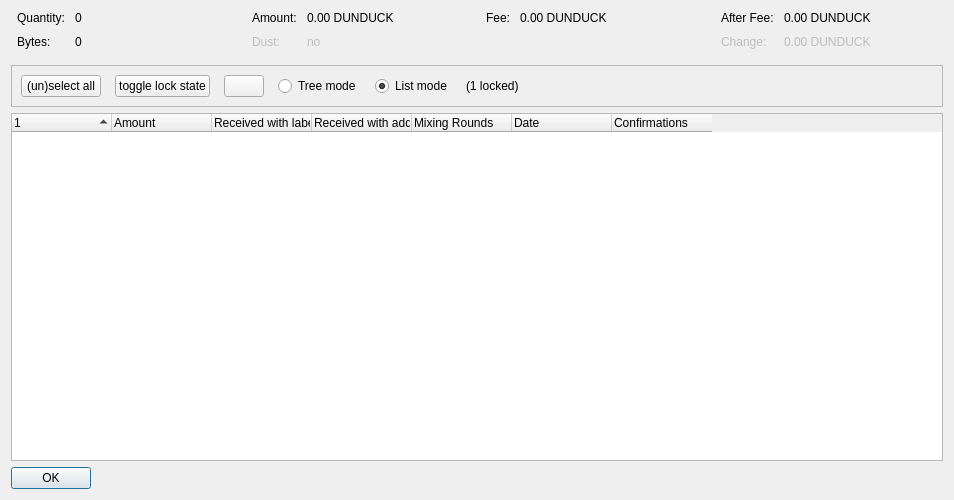
<?xml version="1.0" encoding="UTF-8"?>
<ui version="4.0">
 <class>CoinControlDialog</class>
 <widget class="QDialog" name="CoinControlDialog">
  <property name="geometry">
   <rect>
    <x>0</x>
    <y>0</y>
    <width>954</width>
    <height>500</height>
   </rect>
  </property>
  <property name="windowTitle">
   <string>Coin Selection</string>
  </property>
  <layout class="QVBoxLayout" name="verticalLayout">
   <item>
    <layout class="QHBoxLayout" name="horizontalLayoutTop" stretch="0,0,0,0">
     <property name="topMargin">
      <number>0</number>
     </property>
     <property name="bottomMargin">
      <number>10</number>
     </property>
     <item>
      <layout class="QFormLayout" name="formLayoutCoinControl1">
       <property name="horizontalSpacing">
        <number>10</number>
       </property>
       <property name="verticalSpacing">
        <number>10</number>
       </property>
       <property name="leftMargin">
        <number>6</number>
       </property>
       <property name="rightMargin">
        <number>6</number>
       </property>
       <item row="0" column="0">
        <widget class="QLabel" name="labelCoinControlQuantityText">
         <property name="text">
          <string>Quantity:</string>
         </property>
        </widget>
       </item>
       <item row="0" column="1">
        <widget class="QLabel" name="labelCoinControlQuantity">
         <property name="cursor">
          <cursorShape>IBeamCursor</cursorShape>
         </property>
         <property name="contextMenuPolicy">
          <enum>Qt::ActionsContextMenu</enum>
         </property>
         <property name="text">
          <string notr="true">0</string>
         </property>
         <property name="textInteractionFlags">
          <set>Qt::LinksAccessibleByMouse|Qt::TextSelectableByKeyboard|Qt::TextSelectableByMouse</set>
         </property>
        </widget>
       </item>
       <item row="1" column="0">
        <widget class="QLabel" name="labelCoinControlBytesText">
         <property name="text">
          <string>Bytes:</string>
         </property>
        </widget>
       </item>
       <item row="1" column="1">
        <widget class="QLabel" name="labelCoinControlBytes">
         <property name="cursor">
          <cursorShape>IBeamCursor</cursorShape>
         </property>
         <property name="contextMenuPolicy">
          <enum>Qt::ActionsContextMenu</enum>
         </property>
         <property name="text">
          <string notr="true">0</string>
         </property>
         <property name="textInteractionFlags">
          <set>Qt::LinksAccessibleByMouse|Qt::TextSelectableByKeyboard|Qt::TextSelectableByMouse</set>
         </property>
        </widget>
       </item>
      </layout>
     </item>
     <item>
      <layout class="QFormLayout" name="formLayoutCoinControl2">
       <property name="horizontalSpacing">
        <number>10</number>
       </property>
       <property name="verticalSpacing">
        <number>10</number>
       </property>
       <property name="leftMargin">
        <number>6</number>
       </property>
       <property name="rightMargin">
        <number>6</number>
       </property>
       <item row="0" column="0">
        <widget class="QLabel" name="labelCoinControlAmountText">
         <property name="text">
          <string>Amount:</string>
         </property>
        </widget>
       </item>
       <item row="0" column="1">
        <widget class="QLabel" name="labelCoinControlAmount">
         <property name="cursor">
          <cursorShape>IBeamCursor</cursorShape>
         </property>
         <property name="contextMenuPolicy">
          <enum>Qt::ActionsContextMenu</enum>
         </property>
         <property name="text">
          <string notr="true">0.00 DUNDUCK</string>
         </property>
         <property name="textInteractionFlags">
          <set>Qt::LinksAccessibleByMouse|Qt::TextSelectableByKeyboard|Qt::TextSelectableByMouse</set>
         </property>
        </widget>
       </item>
       <item row="1" column="0">
        <widget class="QLabel" name="labelCoinControlLowOutputText">
         <property name="enabled">
          <bool>false</bool>
         </property>
         <property name="text">
          <string>Dust:</string>
         </property>
        </widget>
       </item>
       <item row="1" column="1">
        <widget class="QLabel" name="labelCoinControlLowOutput">
         <property name="enabled">
          <bool>false</bool>
         </property>
         <property name="cursor">
          <cursorShape>IBeamCursor</cursorShape>
         </property>
         <property name="contextMenuPolicy">
          <enum>Qt::ActionsContextMenu</enum>
         </property>
         <property name="text">
          <string notr="true">no</string>
         </property>
         <property name="textInteractionFlags">
          <set>Qt::LinksAccessibleByMouse|Qt::TextSelectableByKeyboard|Qt::TextSelectableByMouse</set>
         </property>
        </widget>
       </item>
      </layout>
     </item>
     <item>
      <layout class="QFormLayout" name="formLayoutCoinControl3">
       <property name="horizontalSpacing">
        <number>10</number>
       </property>
       <property name="verticalSpacing">
        <number>10</number>
       </property>
       <property name="leftMargin">
        <number>6</number>
       </property>
       <property name="rightMargin">
        <number>6</number>
       </property>
       <item row="0" column="0">
        <widget class="QLabel" name="labelCoinControlFeeText">
         <property name="text">
          <string>Fee:</string>
         </property>
        </widget>
       </item>
       <item row="0" column="1">
        <widget class="QLabel" name="labelCoinControlFee">
         <property name="cursor">
          <cursorShape>IBeamCursor</cursorShape>
         </property>
         <property name="contextMenuPolicy">
          <enum>Qt::ActionsContextMenu</enum>
         </property>
         <property name="text">
          <string notr="true">0.00 DUNDUCK</string>
         </property>
         <property name="textInteractionFlags">
          <set>Qt::LinksAccessibleByMouse|Qt::TextSelectableByKeyboard|Qt::TextSelectableByMouse</set>
         </property>
        </widget>
       </item>
      </layout>
     </item>
     <item>
      <layout class="QFormLayout" name="formLayoutCoinControl4">
       <property name="horizontalSpacing">
        <number>10</number>
       </property>
       <property name="verticalSpacing">
        <number>10</number>
       </property>
       <property name="leftMargin">
        <number>6</number>
       </property>
       <property name="rightMargin">
        <number>6</number>
       </property>
       <item row="0" column="0">
        <widget class="QLabel" name="labelCoinControlAfterFeeText">
         <property name="text">
          <string>After Fee:</string>
         </property>
        </widget>
       </item>
       <item row="0" column="1">
        <widget class="QLabel" name="labelCoinControlAfterFee">
         <property name="cursor">
          <cursorShape>IBeamCursor</cursorShape>
         </property>
         <property name="contextMenuPolicy">
          <enum>Qt::ActionsContextMenu</enum>
         </property>
         <property name="text">
          <string notr="true">0.00 DUNDUCK</string>
         </property>
         <property name="textInteractionFlags">
          <set>Qt::LinksAccessibleByMouse|Qt::TextSelectableByKeyboard|Qt::TextSelectableByMouse</set>
         </property>
        </widget>
       </item>
       <item row="1" column="0">
        <widget class="QLabel" name="labelCoinControlChangeText">
         <property name="enabled">
          <bool>false</bool>
         </property>
         <property name="text">
          <string>Change:</string>
         </property>
        </widget>
       </item>
       <item row="1" column="1">
        <widget class="QLabel" name="labelCoinControlChange">
         <property name="enabled">
          <bool>false</bool>
         </property>
         <property name="cursor">
          <cursorShape>IBeamCursor</cursorShape>
         </property>
         <property name="contextMenuPolicy">
          <enum>Qt::ActionsContextMenu</enum>
         </property>
         <property name="text">
          <string notr="true">0.00 DUNDUCK</string>
         </property>
         <property name="textInteractionFlags">
          <set>Qt::LinksAccessibleByMouse|Qt::TextSelectableByKeyboard|Qt::TextSelectableByMouse</set>
         </property>
        </widget>
       </item>
      </layout>
     </item>
    </layout>
   </item>
   <item>
    <widget class="QFrame" name="frame">
     <property name="minimumSize">
      <size>
       <width>0</width>
       <height>40</height>
      </size>
     </property>
     <property name="frameShape">
      <enum>QFrame::StyledPanel</enum>
     </property>
     <property name="frameShadow">
      <enum>QFrame::Sunken</enum>
     </property>
     <layout class="QHBoxLayout" name="horizontalLayout">
      <item>
       <layout class="QHBoxLayout" name="horizontalLayoutPanel" stretch="0,0,0,0,0,0,0">
        <property name="spacing">
         <number>14</number>
        </property>
        <item>
         <widget class="QPushButton" name="pushButtonSelectAll">
          <property name="sizePolicy">
           <sizepolicy hsizetype="Maximum" vsizetype="Fixed">
            <horstretch>0</horstretch>
            <verstretch>0</verstretch>
           </sizepolicy>
          </property>
          <property name="text">
           <string>(un)select all</string>
          </property>
          <property name="autoDefault">
           <bool>false</bool>
          </property>
         </widget>
        </item>
        <item>
         <widget class="QPushButton" name="pushButtonToggleLock">
          <property name="sizePolicy">
           <sizepolicy hsizetype="Maximum" vsizetype="Fixed">
            <horstretch>0</horstretch>
            <verstretch>0</verstretch>
           </sizepolicy>
          </property>
          <property name="text">
           <string>toggle lock state</string>
          </property>
          <property name="autoDefault">
           <bool>false</bool>
          </property>
         </widget>
        </item>
        <item>
         <widget class="QPushButton" name="hideButton">
          <property name="sizePolicy">
           <sizepolicy hsizetype="Maximum" vsizetype="Fixed">
            <horstretch>0</horstretch>
            <verstretch>0</verstretch>
           </sizepolicy>
          </property>
          <property name="text">
           <string/>
          </property>
          <property name="autoDefault">
           <bool>false</bool>
          </property>
         </widget>
        </item>
        <item>
         <widget class="QRadioButton" name="radioTreeMode">
          <property name="sizePolicy">
           <sizepolicy hsizetype="Maximum" vsizetype="Fixed">
            <horstretch>0</horstretch>
            <verstretch>0</verstretch>
           </sizepolicy>
          </property>
          <property name="text">
           <string>Tree mode</string>
          </property>
         </widget>
        </item>
        <item>
         <widget class="QRadioButton" name="radioListMode">
          <property name="sizePolicy">
           <sizepolicy hsizetype="Maximum" vsizetype="Fixed">
            <horstretch>0</horstretch>
            <verstretch>0</verstretch>
           </sizepolicy>
          </property>
          <property name="text">
           <string>List mode</string>
          </property>
          <property name="checked">
           <bool>true</bool>
          </property>
         </widget>
        </item>
        <item>
         <widget class="QLabel" name="labelLocked">
          <property name="text">
           <string>(1 locked)</string>
          </property>
         </widget>
        </item>
        <item>
         <spacer name="horizontalSpacer">
          <property name="orientation">
           <enum>Qt::Horizontal</enum>
          </property>
          <property name="sizeHint" stdset="0">
           <size>
            <width>40</width>
            <height>20</height>
           </size>
          </property>
         </spacer>
        </item>
       </layout>
      </item>
     </layout>
    </widget>
   </item>
   <item>
    <widget class="CoinControlTreeWidget" name="treeWidget">
     <property name="contextMenuPolicy">
      <enum>Qt::CustomContextMenu</enum>
     </property>
     <property name="sortingEnabled">
      <bool>false</bool>
     </property>
     <property name="columnCount">
      <number>7</number>
     </property>
     <attribute name="headerShowSortIndicator" stdset="0">
      <bool>true</bool>
     </attribute>
     <attribute name="headerStretchLastSection">
      <bool>false</bool>
     </attribute>
     <column>
      <property name="text">
       <string/>
      </property>
     </column>
     <column>
      <property name="text">
       <string>Amount</string>
      </property>
     </column>
     <column>
      <property name="text">
       <string>Received with label</string>
      </property>
     </column>
     <column>
      <property name="text">
       <string>Received with address</string>
      </property>
     </column>
     <column>
      <property name="text">
       <string>Mixing Rounds</string>
      </property>
     </column>
     <column>
      <property name="text">
       <string>Date</string>
      </property>
     </column>
     <column>
      <property name="text">
       <string>Confirmations</string>
      </property>
      <property name="toolTip">
       <string>Confirmed</string>
      </property>
     </column>
    </widget>
   </item>
   <item>
    <widget class="QDialogButtonBox" name="buttonBox">
     <property name="sizePolicy">
      <sizepolicy hsizetype="Maximum" vsizetype="Fixed">
       <horstretch>0</horstretch>
       <verstretch>0</verstretch>
      </sizepolicy>
     </property>
     <property name="orientation">
      <enum>Qt::Horizontal</enum>
     </property>
     <property name="standardButtons">
      <set>QDialogButtonBox::Ok</set>
     </property>
    </widget>
   </item>
  </layout>
 </widget>
 <customwidgets>
  <customwidget>
   <class>CoinControlTreeWidget</class>
   <extends>QTreeWidget</extends>
   <header>qt/coincontroltreewidget.h</header>
  </customwidget>
 </customwidgets>
 <resources/>
 <connections/>
</ui>
